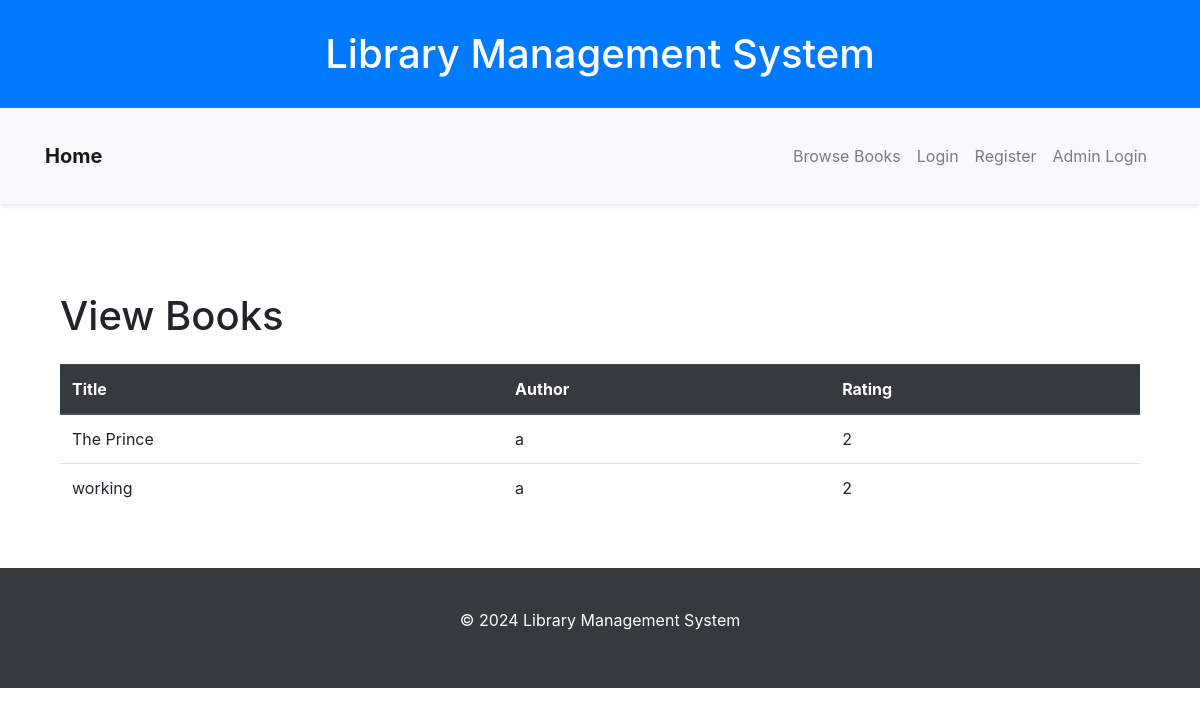
Screenshot of /browse_books with the database file from the repository.
### appdev_project/models.py (models this page shows, shortened)
class Books(db.Model):
    __tablename__ = "Books"
    id = db.Column(db.Integer, primary_key=True)
    book_name = db.Column(db.String(100))
    content = db.Column(db.Text)
    authors = db.Column(db.String(100))
    rating = db.Column(db.Integer)
    section_id = db.Column(db.Integer, db.ForeignKey("Section.id"))
    section = db.relationship("Section", backref=db.backref("Books", lazy=True))

### appdev_project/routes.py (the view)
@app.route("/browse_books")
def browse_books():
    books = Books.query.all()
    return render_template("browse_books.html", Books=books)

### appdev_project/templates/browse_books.html
{% extends "layout.html" %}
{% block content %}
    <div class="container">
        <h1 class="mt-5 mb-4">View Books</h1>
        <table class="table">
            <thead class="thead-dark">
                <tr>
                    <th scope="col">Title</th>
                    <th scope="col">Author</th>
                    <th scope="col">Rating</th>
                </tr>
            </thead>
            <tbody>
                {% for book in Books %}
                <tr>
                    <td>{{ book.book_name }}</td>
                    <td>{{ book.authors }}</td>
                    <td>{{ book.rating }}</td>
                </tr>
                {% endfor %}
            </tbody>
        </table>
    </div>
{% endblock %}

### appdev_project/static/main.css (style rules this page uses)
body { font-family: Arial, sans-serif; background-color: #f8f9fa; color: #343a40; }
.container { max-width: 960px; margin: 0 auto; padding: 20px; }

### rows the page displays
Books: book_name "The Prince", authors "a", rating "2"
Books: book_name "working", authors "a", rating "2"
